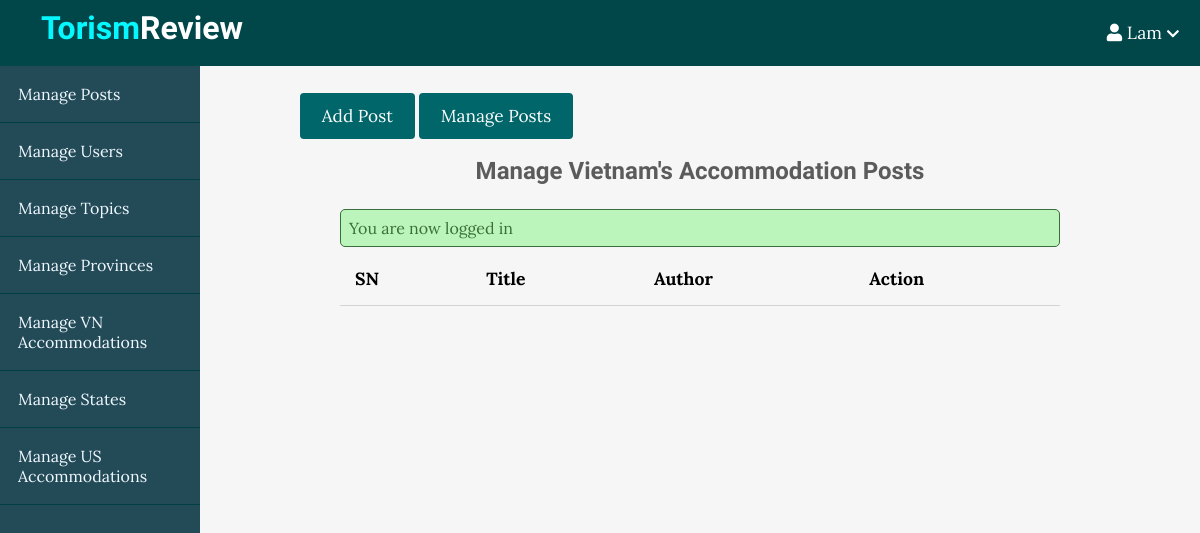
The app's page /admin/vnaccomms/index.php (signed in), older data.
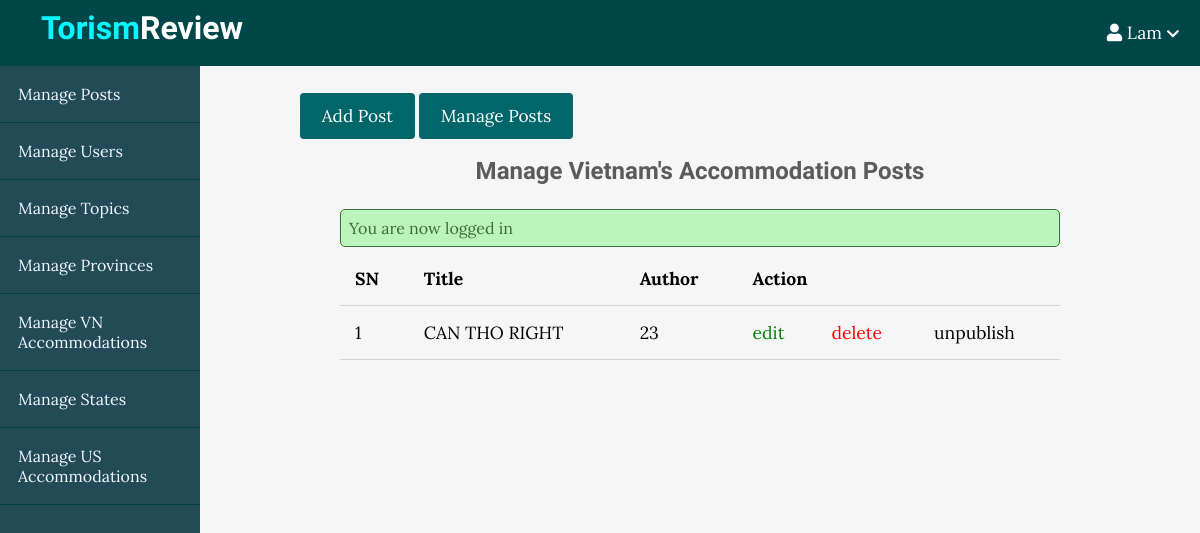
The same page, newer data.
### tables this page shows
CREATE TABLE `vnaccomms` (
  `id` int(11) NOT NULL,
  `user_id` int(11) NOT NULL,
  `province_id` int(11) DEFAULT NULL,
  `title` varchar(255) NOT NULL,
  `image` varchar(255) NOT NULL,
  `body` text NOT NULL,
  `published` tinyint(4) NOT NULL,
  `created_at` datetime NOT NULL DEFAULT CURRENT_TIMESTAMP
);

### app/database/db.php (called while the page is built, shortened)
<?php
require('connect.php');
function selectAll($table, $conditions = [])
{
    global $conn;
    $sql = "SELECT * FROM $table";
    if (empty($conditions)) {
        $stmt = $conn->prepare($sql);
        $stmt->execute();
        $records = $stmt->get_result()->fetch_all(MYSQLI_ASSOC);
        return $records;
    }
}

### app/controllers/vnaccomms.php (called while the page is built, shortened)
<?php
include(ROOT_PATH . "/app/database/db.php");
$table = 'vnaccomms';
$posts = selectAll($table);

### admin/vnaccomms/index.php (the view, shortened to what this page needs)
<?php include(ROOT_PATH . "/app/controllers/vnaccomms.php");
?>
<!DOCTYPE html>
<html lang="en">
<head>
    <link rel="stylesheet" href="https://use.fontawesome.com/releases/v5.7.2/css/all.css">
    <link rel="stylesheet" href="../../assets/css/style.css">
    <link rel="stylesheet" href="../../assets/css/admin.css">
</head>
<body>
    <?php include(ROOT_PATH . "/app/includes/adminHeader.php"); ?>
    <div class="admin-wrapper">
        <?php include(ROOT_PATH . "/app/includes/adminSidebar.php"); ?>
        <div class="admin-content">
            <div class="button-group">
                <a href="create.php" class="btn btn-big">Add Post</a>
                <a href="index.php" class="btn btn-big">Manage Posts</a>
            </div>
            <div class="content">
                <h2 class="page-title">Manage Vietnam's Accommodation Posts</h2>
                <?php include(ROOT_PATH . "/app/includes/messages.php"); ?>
                <table>
                    <thead>
                        <th>SN</th>
                        <th>Title</th>
                        <th>Author</th>
                        <th colspan="3">Action</th>
                    </thead>
                    <tbody>
                        <?php foreach ($posts as $key => $post) : ?>
                            <tr>
                                <td><?php echo $key + 1; ?></td>
                                <td><?php echo $post['title'] ?></td>
                                <td><?php echo $post['user_id'] ?></td>
                                <td><a href="edit.php?id=<?php echo $post['id']; ?>" class="edit">edit</a></td>
                                <td><a href="edit.php?delete_id=<?php echo $post['id']; ?>" class="delete">delete</a></td>
                                <?php if ($post['published']) : ?>
                                    <td><a href="edit.php?published=0&p_id=<?php echo $post['id'] ?>" class="unpublish">unpublish</a></td>
                                <?php else : ?>
                                    <td><a href="edit.php?published=1&p_id=<?php echo $post['id'] ?>" class="publish">publish</a></td>
                                <?php endif; ?>
                            </tr>
                        <?php endforeach; ?>
                    </tbody>
                </table>
            </div>
        </div>
    </div>
</body>
</html>

Row changes from the older to the newer data that the page shows:
added vnaccomms: title "CAN THO RIGHT", user "23"
